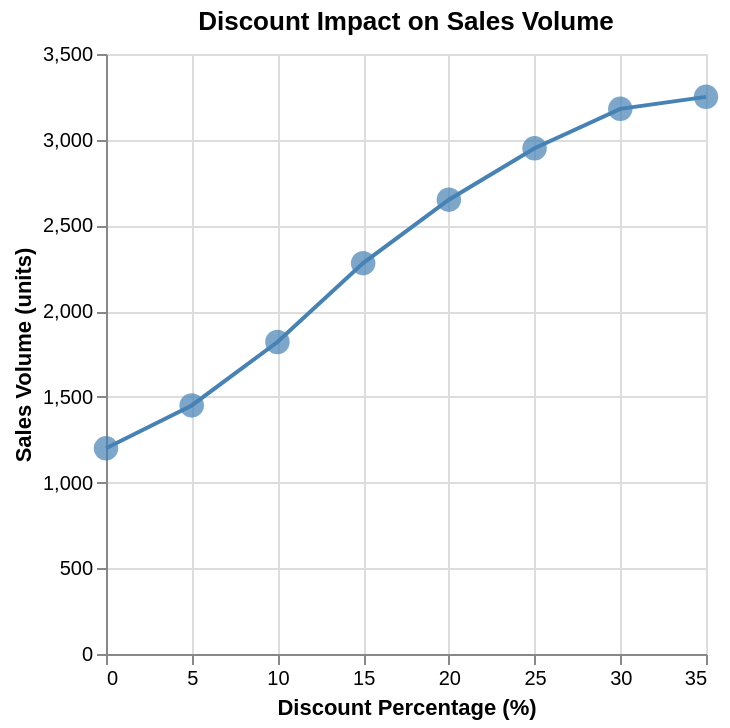

Source (Vega-Lite JSON):
### Vega-Lite specification from a JSON file in a GitHub repository (floating-point values rounded to 4 significant figures)
{"$schema": "https://vega.github.io/schema/vega-lite/v5.json", "description": "Discount impact on sales volume", "layer": [{"mark": {"type": "line", "color": "steelblue"}, "encoding": {"x": {"field": "discount", "type": "quantitative", "axis": {"title": "Discount Percentage (%)"}}, "y": {"field": "sales", "type": "quantitative", "axis": {"title": "Sales Volume (units)"}}}}, {"mark": {"type": "circle", "size": 150, "color": "steelblue"}, "encoding": {"x": {"field": "discount", "type": "quantitative"}, "y": {"field": "sales", "type": "quantitative"}, "tooltip": [{"field": "discount", "type": "quantitative", "title": "Discount %", "format": ".0f"}, {"field": "sales", "type": "quantitative", "title": "Sales", "format": ",.0f"}]}}], "data": {"values": [{"discount": 0, "sales": 1200}, {"discount": 5, "sales": 1450}, {"discount": 10, "sales": 1820}, {"discount": 15, "sales": 2280}, {"discount": 20, "sales": 2650}, {"discount": 25, "sales": 2950}, {"discount": 30, "sales": 3180}, {"discount": 35, "sales": 3250}]}, "title": "Discount Impact on Sales Volume"}
